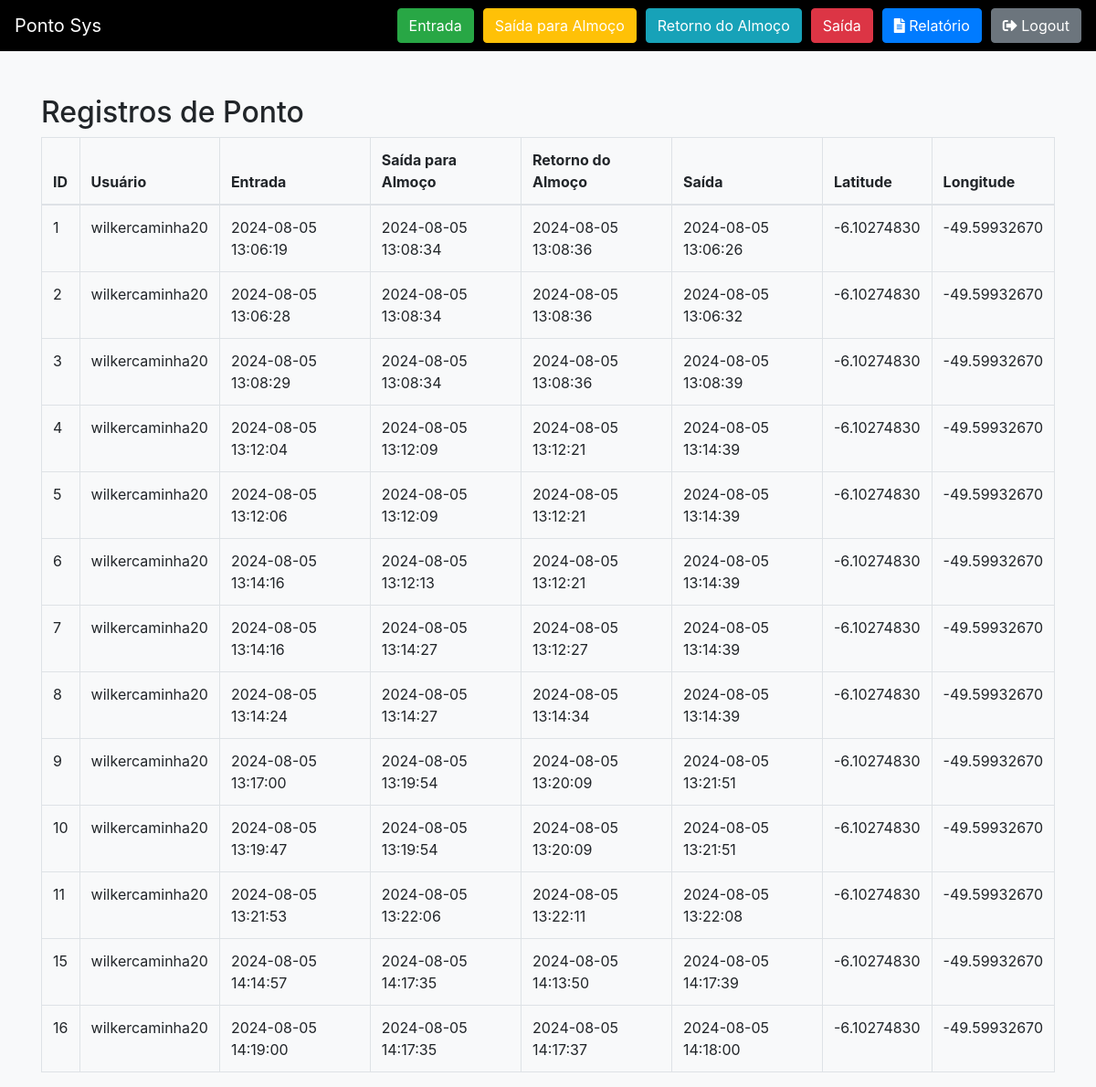
Page /ponto.php (signed in) on the committed database.
### tables this page shows
CREATE TABLE `ponto` (
  `id` int(11) NOT NULL,
  `usuario_id` int(11) NOT NULL,
  `entrada` datetime DEFAULT NULL,
  `saida` datetime DEFAULT NULL,
  `almoco_saida` datetime DEFAULT NULL,
  `almoco_retorno` datetime DEFAULT NULL,
  `latitude` decimal(10,8) DEFAULT NULL,
  `longitude` decimal(11,8) DEFAULT NULL,
  `tipo_evento` enum('entrada','saida','almoco_saida','almoco_retorno') NOT NULL,
  `created_at` timestamp NOT NULL DEFAULT current_timestamp()
);

CREATE TABLE `usuarios` (
  `id` int(11) NOT NULL,
  `nome` varchar(100) NOT NULL,
  `senha` varchar(255) NOT NULL,
  `tipo` enum('usuario','admin') NOT NULL
);

### ponto.php (the view, shortened to what this page needs)
<?php
require 'config.php';
$usuario_id = $_SESSION['usuario_id'];
$sql = "
    SELECT ponto.id, usuarios.nome AS usuario, ponto.entrada, ponto.almoco_saida, ponto.almoco_retorno, ponto.saida, ponto.latitude, ponto.longitude
    FROM ponto
    JOIN usuarios ON ponto.usuario_id = usuarios.id
    WHERE ponto.usuario_id = ?
";
$stmt = $conn->prepare($sql);
if ($stmt) {
    $stmt->bind_param("i", $usuario_id);
    $stmt->execute();
    $result = $stmt->get_result();
} else {
    echo "<p>Erro ao preparar a consulta: " . $conn->error . "</p>";
}
?>
<!DOCTYPE html>
<html lang="pt-BR">
<head>
    <link href="https://maxcdn.bootstrapcdn.com/bootstrap/4.5.2/css/bootstrap.min.css" rel="stylesheet">
    <link rel="stylesheet" href="https://unpkg.com/leaflet@1.7.1/dist/leaflet.css" />
    <link rel="stylesheet" href="https://cdnjs.cloudflare.com/ajax/libs/font-awesome/5.15.4/css/all.min.css">
</head>
<body>
    <nav class="navbar navbar-expand-lg navbar-dark">
        <a class="navbar-brand" href="#">Ponto Sys</a>
        <div class="collapse navbar-collapse" id="navbarNav">
            <ul class="navbar-nav ml-auto">
                <li class="nav-item">
                    <button class="btn btn-success" onclick="saveRecord('entrada')">Entrada</button>
                </li>
                <li class="nav-item">
                    <button class="btn btn-warning" onclick="saveRecord('almoco_saida')">Saída para Almoço</button>
                </li>
                <li class="nav-item">
                    <button class="btn btn-info" onclick="saveRecord('almoco_retorno')">Retorno do Almoço</button>
                </li>
                <li class="nav-item">
                    <button class="btn btn-danger" onclick="saveRecord('saida')">Saída</button>
                </li>
                <li class="nav-item">
                    <a class="btn btn-primary" href="registro_ponto.php"><i class="fas fa-file-alt"></i> Relatório</a>
                </li>
                <li class="nav-item">
                    <a class="btn btn-secondary" href="logout.php"><i class="fas fa-sign-out-alt"></i> Logout</a>
                </li>
            </ul>
        </div>
    </nav>
    <div class="container mt-5">
        <h2>Registros de Ponto</h2>
        <div class="table-responsive">
            <table class="table table-bordered">
                <thead>
                    <tr>
                        <th>ID</th>
                        <th>Usuário</th>
                        <th>Entrada</th>
                        <th>Saída para Almoço</th>
                        <th>Retorno do Almoço</th>
                        <th>Saída</th>
                        <th>Latitude</th>
                        <th>Longitude</th>
                    </tr>
                </thead>
                <tbody>
                    <?php if (isset($result)): ?>
                        <?php while ($row = $result->fetch_assoc()): ?>
                            <tr>
                                <td><?php echo htmlspecialchars($row['id']); ?></td>
                                <td><?php echo htmlspecialchars($row['usuario']); ?></td>
                                <td><?php echo htmlspecialchars($row['entrada']); ?></td>
                                <td><?php echo htmlspecialchars($row['almoco_saida']); ?></td>
                                <td><?php echo htmlspecialchars($row['almoco_retorno']); ?></td>
                                <td><?php echo htmlspecialchars($row['saida']); ?></td>
                                <td><?php echo htmlspecialchars($row['latitude']); ?></td>
                                <td><?php echo htmlspecialchars($row['longitude']); ?></td>
                            </tr>
                        <?php endwhile; ?>
                    <?php else: ?>
                        <tr>
                            <td colspan="8">Nenhum registro encontrado.</td>
                        </tr>
                    <?php endif; ?>
                </tbody>
            </table>
        </div>
    </div>
</body>
</html>

### ponto.php (style rules this page uses)
body { background-color: #f8f9fa; }
.navbar { background-color: #000; }
.navbar-nav .nav-item .btn { margin-left: 10px; color: #fff; }

### rows in the picture
ponto: id "1", usuario.nome "wilkercaminha20", entrada "2024-08-05 13:06:19", almoco_saida "2024-08-05 13:08:34", almoco_retorno "2024-08-05 13:08:36", saida "2024-08-05 13:06:26", latitude "-6.10274830", longitude "-49.59932670"
ponto: id "2", usuario.nome "wilkercaminha20", entrada "2024-08-05 13:06:28", almoco_saida "2024-08-05 13:08:34", almoco_retorno "2024-08-05 13:08:36", saida "2024-08-05 13:06:32", latitude "-6.10274830", longitude "-49.59932670"
ponto: id "3", usuario.nome "wilkercaminha20", entrada "2024-08-05 13:08:29", almoco_saida "2024-08-05 13:08:34", almoco_retorno "2024-08-05 13:08:36", saida "2024-08-05 13:08:39", latitude "-6.10274830", longitude "-49.59932670"
ponto: id "4", usuario.nome "wilkercaminha20", entrada "2024-08-05 13:12:04", almoco_saida "2024-08-05 13:12:09", almoco_retorno "2024-08-05 13:12:21", saida "2024-08-05 13:14:39", latitude "-6.10274830", longitude "-49.59932670"
ponto: id "5", usuario.nome "wilkercaminha20", entrada "2024-08-05 13:12:06", almoco_saida "2024-08-05 13:12:09", almoco_retorno "2024-08-05 13:12:21", saida "2024-08-05 13:14:39", latitude "-6.10274830", longitude "-49.59932670"
ponto: id "6", usuario.nome "wilkercaminha20", entrada "2024-08-05 13:14:16", almoco_saida "2024-08-05 13:12:13", almoco_retorno "2024-08-05 13:12:21", saida "2024-08-05 13:14:39", latitude "-6.10274830", longitude "-49.59932670"
ponto: id "7", usuario.nome "wilkercaminha20", entrada "2024-08-05 13:14:16", almoco_saida "2024-08-05 13:14:27", almoco_retorno "2024-08-05 13:12:27", saida "2024-08-05 13:14:39", latitude "-6.10274830", longitude "-49.59932670"
ponto: id "8", usuario.nome "wilkercaminha20", entrada "2024-08-05 13:14:24", almoco_saida "2024-08-05 13:14:27", almoco_retorno "2024-08-05 13:14:34", saida "2024-08-05 13:14:39", latitude "-6.10274830", longitude "-49.59932670"
ponto: id "9", usuario.nome "wilkercaminha20", entrada "2024-08-05 13:17:00", almoco_saida "2024-08-05 13:19:54", almoco_retorno "2024-08-05 13:20:09", saida "2024-08-05 13:21:51", latitude "-6.10274830", longitude "-49.59932670"
ponto: id "10", usuario.nome "wilkercaminha20", entrada "2024-08-05 13:19:47", almoco_saida "2024-08-05 13:19:54", almoco_retorno "2024-08-05 13:20:09", saida "2024-08-05 13:21:51", latitude "-6.10274830", longitude "-49.59932670"
ponto: id "11", usuario.nome "wilkercaminha20", entrada "2024-08-05 13:21:53", almoco_saida "2024-08-05 13:22:06", almoco_retorno "2024-08-05 13:22:11", saida "2024-08-05 13:22:08", latitude "-6.10274830", longitude "-49.59932670"
ponto: id "15", usuario.nome "wilkercaminha20", entrada "2024-08-05 14:14:57", almoco_saida "2024-08-05 14:17:35", almoco_retorno "2024-08-05 14:13:50", saida "2024-08-05 14:17:39", latitude "-6.10274830", longitude "-49.59932670"
ponto: id "16", usuario.nome "wilkercaminha20", entrada "2024-08-05 14:19:00", almoco_saida "2024-08-05 14:17:35", almoco_retorno "2024-08-05 14:17:37", saida "2024-08-05 14:18:00", latitude "-6.10274830", longitude "-49.59932670"
